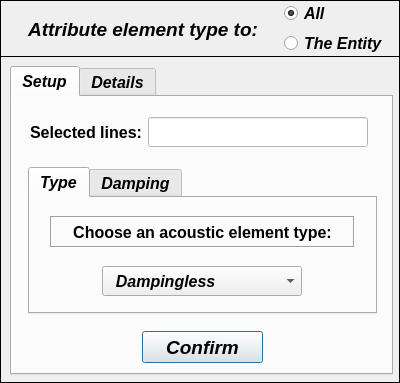
<?xml version="1.0" encoding="UTF-8"?>
<ui version="4.0">
 <class>Dialog</class>
 <widget class="QDialog" name="Dialog">
  <property name="windowModality">
   <enum>Qt::NonModal</enum>
  </property>
  <property name="geometry">
   <rect>
    <x>0</x>
    <y>0</y>
    <width>400</width>
    <height>383</height>
   </rect>
  </property>
  <property name="sizePolicy">
   <sizepolicy hsizetype="Fixed" vsizetype="Fixed">
    <horstretch>0</horstretch>
    <verstretch>0</verstretch>
   </sizepolicy>
  </property>
  <property name="minimumSize">
   <size>
    <width>400</width>
    <height>383</height>
   </size>
  </property>
  <property name="maximumSize">
   <size>
    <width>400</width>
    <height>383</height>
   </size>
  </property>
  <property name="contextMenuPolicy">
   <enum>Qt::DefaultContextMenu</enum>
  </property>
  <property name="windowTitle">
   <string> Set: Acoustic Element Type</string>
  </property>
  <property name="whatsThis">
   <string/>
  </property>
  <widget class="QFrame" name="frame_2">
   <property name="geometry">
    <rect>
     <x>0</x>
     <y>56</y>
     <width>400</width>
     <height>327</height>
    </rect>
   </property>
   <property name="sizePolicy">
    <sizepolicy hsizetype="Preferred" vsizetype="Preferred">
     <horstretch>40</horstretch>
     <verstretch>0</verstretch>
    </sizepolicy>
   </property>
   <property name="minimumSize">
    <size>
     <width>400</width>
     <height>327</height>
    </size>
   </property>
   <property name="maximumSize">
    <size>
     <width>400</width>
     <height>327</height>
    </size>
   </property>
   <property name="font">
    <font>
     <pointsize>12</pointsize>
     <italic>true</italic>
    </font>
   </property>
   <property name="frameShape">
    <enum>QFrame::Box</enum>
   </property>
   <property name="frameShadow">
    <enum>QFrame::Plain</enum>
   </property>
   <widget class="QTabWidget" name="tabWidget_general">
    <property name="geometry">
     <rect>
      <x>10</x>
      <y>10</y>
      <width>383</width>
      <height>309</height>
     </rect>
    </property>
    <property name="minimumSize">
     <size>
      <width>383</width>
      <height>309</height>
     </size>
    </property>
    <property name="maximumSize">
     <size>
      <width>383</width>
      <height>309</height>
     </size>
    </property>
    <property name="font">
     <font>
      <family>Arial</family>
      <pointsize>12</pointsize>
      <weight>75</weight>
      <italic>true</italic>
      <bold>true</bold>
     </font>
    </property>
    <property name="currentIndex">
     <number>0</number>
    </property>
    <widget class="QWidget" name="tab_setup">
     <attribute name="title">
      <string>Setup</string>
     </attribute>
     <widget class="QPushButton" name="pushButton_confirm">
      <property name="geometry">
       <rect>
        <x>130</x>
        <y>234</y>
        <width>121</width>
        <height>32</height>
       </rect>
      </property>
      <property name="minimumSize">
       <size>
        <width>121</width>
        <height>32</height>
       </size>
      </property>
      <property name="maximumSize">
       <size>
        <width>121</width>
        <height>32</height>
       </size>
      </property>
      <property name="font">
       <font>
        <family>Arial</family>
        <pointsize>14</pointsize>
        <weight>75</weight>
        <italic>true</italic>
        <bold>true</bold>
       </font>
      </property>
      <property name="text">
       <string>Confirm</string>
      </property>
     </widget>
     <widget class="QLineEdit" name="lineEdit_selected_ID">
      <property name="enabled">
       <bool>false</bool>
      </property>
      <property name="geometry">
       <rect>
        <x>136</x>
        <y>20</y>
        <width>220</width>
        <height>30</height>
       </rect>
      </property>
      <property name="minimumSize">
       <size>
        <width>220</width>
        <height>30</height>
       </size>
      </property>
      <property name="maximumSize">
       <size>
        <width>220</width>
        <height>30</height>
       </size>
      </property>
      <property name="font">
       <font>
        <family>Arial</family>
        <pointsize>11</pointsize>
        <weight>75</weight>
        <italic>true</italic>
        <bold>true</bold>
       </font>
      </property>
      <property name="focusPolicy">
       <enum>Qt::ClickFocus</enum>
      </property>
      <property name="styleSheet">
       <string notr="true">background-color: rgb(255, 255, 255);
color: rgb(0, 0, 0);</string>
      </property>
      <property name="text">
       <string/>
      </property>
      <property name="alignment">
       <set>Qt::AlignCenter</set>
      </property>
     </widget>
     <widget class="QLabel" name="label_3">
      <property name="geometry">
       <rect>
        <x>14</x>
        <y>22</y>
        <width>120</width>
        <height>26</height>
       </rect>
      </property>
      <property name="minimumSize">
       <size>
        <width>120</width>
        <height>26</height>
       </size>
      </property>
      <property name="maximumSize">
       <size>
        <width>120</width>
        <height>26</height>
       </size>
      </property>
      <property name="font">
       <font>
        <family>Arial</family>
        <pointsize>12</pointsize>
        <weight>75</weight>
        <italic>false</italic>
        <bold>true</bold>
       </font>
      </property>
      <property name="text">
       <string>Selected lines:</string>
      </property>
      <property name="textFormat">
       <enum>Qt::AutoText</enum>
      </property>
      <property name="alignment">
       <set>Qt::AlignCenter</set>
      </property>
     </widget>
     <widget class="QTabWidget" name="tabWidget_element_type">
      <property name="geometry">
       <rect>
        <x>16</x>
        <y>70</y>
        <width>349</width>
        <height>147</height>
       </rect>
      </property>
      <property name="currentIndex">
       <number>0</number>
      </property>
      <widget class="QWidget" name="tab_type">
       <attribute name="title">
        <string>Type</string>
       </attribute>
       <widget class="QLabel" name="label_2">
        <property name="geometry">
         <rect>
          <x>20</x>
          <y>18</y>
          <width>305</width>
          <height>32</height>
         </rect>
        </property>
        <property name="font">
         <font>
          <family>Arial</family>
          <pointsize>12</pointsize>
          <weight>75</weight>
          <italic>false</italic>
          <bold>true</bold>
         </font>
        </property>
        <property name="frameShape">
         <enum>QFrame::Box</enum>
        </property>
        <property name="frameShadow">
         <enum>QFrame::Sunken</enum>
        </property>
        <property name="midLineWidth">
         <number>0</number>
        </property>
        <property name="text">
         <string>Choose an acoustic element type:</string>
        </property>
        <property name="alignment">
         <set>Qt::AlignCenter</set>
        </property>
       </widget>
       <widget class="QComboBox" name="comboBox">
        <property name="geometry">
         <rect>
          <x>72</x>
          <y>68</y>
          <width>200</width>
          <height>30</height>
         </rect>
        </property>
        <property name="minimumSize">
         <size>
          <width>200</width>
          <height>30</height>
         </size>
        </property>
        <property name="maximumSize">
         <size>
          <width>200</width>
          <height>30</height>
         </size>
        </property>
        <property name="font">
         <font>
          <family>Arial</family>
          <pointsize>12</pointsize>
          <weight>75</weight>
          <italic>true</italic>
          <bold>true</bold>
         </font>
        </property>
        <property name="toolTip">
         <string>&lt;html&gt;&lt;head/&gt;&lt;body&gt;&lt;p align=&quot;justify&quot;&gt;&lt;br/&gt;&lt;/p&gt;&lt;/body&gt;&lt;/html&gt;</string>
        </property>
        <property name="layoutDirection">
         <enum>Qt::LeftToRight</enum>
        </property>
        <property name="autoFillBackground">
         <bool>false</bool>
        </property>
        <property name="styleSheet">
         <string notr="true"/>
        </property>
        <property name="currentText">
         <string>  Dampingless</string>
        </property>
        <property name="currentIndex">
         <number>0</number>
        </property>
        <property name="maxCount">
         <number>500</number>
        </property>
        <property name="insertPolicy">
         <enum>QComboBox::InsertAtBottom</enum>
        </property>
        <property name="sizeAdjustPolicy">
         <enum>QComboBox::AdjustToMinimumContentsLength</enum>
        </property>
        <property name="duplicatesEnabled">
         <bool>false</bool>
        </property>
        <item>
         <property name="text">
          <string>  Dampingless</string>
         </property>
        </item>
        <item>
         <property name="text">
          <string>  Hysteretic</string>
         </property>
        </item>
        <item>
         <property name="text">
          <string>  Wide-duct</string>
         </property>
        </item>
        <item>
         <property name="text">
          <string>  LRF fluid equivalent</string>
         </property>
        </item>
        <item>
         <property name="text">
          <string>  LRF full</string>
         </property>
        </item>
       </widget>
      </widget>
      <widget class="QWidget" name="tab_damping">
       <attribute name="title">
        <string>Damping</string>
       </attribute>
       <widget class="QLabel" name="label_18">
        <property name="geometry">
         <rect>
          <x>238</x>
          <y>70</y>
          <width>70</width>
          <height>26</height>
         </rect>
        </property>
        <property name="minimumSize">
         <size>
          <width>70</width>
          <height>0</height>
         </size>
        </property>
        <property name="maximumSize">
         <size>
          <width>70</width>
          <height>16777215</height>
         </size>
        </property>
        <property name="font">
         <font>
          <family>Arial</family>
          <pointsize>11</pointsize>
          <weight>75</weight>
          <italic>true</italic>
          <bold>true</bold>
         </font>
        </property>
        <property name="text">
         <string>[unit]</string>
        </property>
        <property name="alignment">
         <set>Qt::AlignCenter</set>
        </property>
       </widget>
       <widget class="QLabel" name="label_109">
        <property name="enabled">
         <bool>true</bool>
        </property>
        <property name="geometry">
         <rect>
          <x>38</x>
          <y>70</y>
          <width>90</width>
          <height>26</height>
         </rect>
        </property>
        <property name="minimumSize">
         <size>
          <width>90</width>
          <height>26</height>
         </size>
        </property>
        <property name="maximumSize">
         <size>
          <width>90</width>
          <height>26</height>
         </size>
        </property>
        <property name="font">
         <font>
          <family>Arial</family>
          <pointsize>12</pointsize>
          <weight>75</weight>
          <italic>true</italic>
          <bold>true</bold>
         </font>
        </property>
        <property name="mouseTracking">
         <bool>true</bool>
        </property>
        <property name="text">
         <string>&lt;html&gt;&lt;head/&gt;&lt;body&gt;&lt;p align=&quot;center&quot;&gt;hysteretic&lt;/p&gt;&lt;/body&gt;&lt;/html&gt;</string>
        </property>
        <property name="alignment">
         <set>Qt::AlignCenter</set>
        </property>
       </widget>
       <widget class="QLineEdit" name="lineEdit_hysteretic_damping">
        <property name="enabled">
         <bool>true</bool>
        </property>
        <property name="geometry">
         <rect>
          <x>132</x>
          <y>70</y>
          <width>100</width>
          <height>26</height>
         </rect>
        </property>
        <property name="minimumSize">
         <size>
          <width>100</width>
          <height>26</height>
         </size>
        </property>
        <property name="maximumSize">
         <size>
          <width>100</width>
          <height>26</height>
         </size>
        </property>
        <property name="font">
         <font>
          <family>Arial</family>
          <pointsize>11</pointsize>
          <weight>75</weight>
          <italic>true</italic>
          <bold>true</bold>
         </font>
        </property>
        <property name="text">
         <string/>
        </property>
        <property name="alignment">
         <set>Qt::AlignCenter</set>
        </property>
       </widget>
       <widget class="QLabel" name="label_5">
        <property name="geometry">
         <rect>
          <x>26</x>
          <y>18</y>
          <width>295</width>
          <height>32</height>
         </rect>
        </property>
        <property name="font">
         <font>
          <family>Arial</family>
          <pointsize>12</pointsize>
          <weight>75</weight>
          <italic>false</italic>
          <bold>true</bold>
         </font>
        </property>
        <property name="frameShape">
         <enum>QFrame::Box</enum>
        </property>
        <property name="frameShadow">
         <enum>QFrame::Sunken</enum>
        </property>
        <property name="midLineWidth">
         <number>0</number>
        </property>
        <property name="text">
         <string>Insert a value to the damping:</string>
        </property>
        <property name="alignment">
         <set>Qt::AlignCenter</set>
        </property>
       </widget>
      </widget>
     </widget>
    </widget>
    <widget class="QWidget" name="tab_details">
     <attribute name="title">
      <string>Details</string>
     </attribute>
     <widget class="QPushButton" name="pushButton_get_information">
      <property name="geometry">
       <rect>
        <x>270</x>
        <y>190</y>
        <width>90</width>
        <height>30</height>
       </rect>
      </property>
      <property name="minimumSize">
       <size>
        <width>90</width>
        <height>29</height>
       </size>
      </property>
      <property name="maximumSize">
       <size>
        <width>90</width>
        <height>30</height>
       </size>
      </property>
      <property name="font">
       <font>
        <family>Arial</family>
        <pointsize>11</pointsize>
        <weight>75</weight>
        <italic>true</italic>
        <bold>true</bold>
       </font>
      </property>
      <property name="text">
       <string>See details</string>
      </property>
     </widget>
     <widget class="QTreeWidget" name="treeWidget_element_type">
      <property name="geometry">
       <rect>
        <x>12</x>
        <y>58</y>
        <width>352</width>
        <height>165</height>
       </rect>
      </property>
      <property name="minimumSize">
       <size>
        <width>0</width>
        <height>0</height>
       </size>
      </property>
      <property name="maximumSize">
       <size>
        <width>1000</width>
        <height>1000</height>
       </size>
      </property>
      <property name="font">
       <font>
        <family>Arial</family>
        <pointsize>10</pointsize>
        <weight>75</weight>
        <italic>false</italic>
        <bold>true</bold>
       </font>
      </property>
      <property name="indentation">
       <number>0</number>
      </property>
      <column>
       <property name="text">
        <string>ELEMENT TYPE</string>
       </property>
       <property name="font">
        <font>
         <family>Arial</family>
         <pointsize>10</pointsize>
         <weight>75</weight>
         <bold>true</bold>
        </font>
       </property>
       <property name="textAlignment">
        <set>AlignCenter</set>
       </property>
      </column>
      <column>
       <property name="text">
        <string>LINES</string>
       </property>
       <property name="font">
        <font>
         <family>Arial</family>
         <pointsize>10</pointsize>
         <weight>75</weight>
         <bold>true</bold>
        </font>
       </property>
       <property name="textAlignment">
        <set>AlignCenter</set>
       </property>
      </column>
     </widget>
     <widget class="QLabel" name="label_4">
      <property name="geometry">
       <rect>
        <x>28</x>
        <y>16</y>
        <width>80</width>
        <height>26</height>
       </rect>
      </property>
      <property name="minimumSize">
       <size>
        <width>80</width>
        <height>26</height>
       </size>
      </property>
      <property name="maximumSize">
       <size>
        <width>80</width>
        <height>26</height>
       </size>
      </property>
      <property name="font">
       <font>
        <family>Arial</family>
        <pointsize>12</pointsize>
        <weight>75</weight>
        <italic>false</italic>
        <bold>true</bold>
       </font>
      </property>
      <property name="text">
       <string>Group</string>
      </property>
      <property name="textFormat">
       <enum>Qt::AutoText</enum>
      </property>
      <property name="alignment">
       <set>Qt::AlignCenter</set>
      </property>
     </widget>
     <widget class="QLineEdit" name="lineEdit_selected_group">
      <property name="enabled">
       <bool>false</bool>
      </property>
      <property name="geometry">
       <rect>
        <x>110</x>
        <y>14</y>
        <width>220</width>
        <height>30</height>
       </rect>
      </property>
      <property name="minimumSize">
       <size>
        <width>220</width>
        <height>30</height>
       </size>
      </property>
      <property name="maximumSize">
       <size>
        <width>220</width>
        <height>30</height>
       </size>
      </property>
      <property name="font">
       <font>
        <family>Arial</family>
        <pointsize>11</pointsize>
        <weight>75</weight>
        <italic>true</italic>
        <bold>true</bold>
       </font>
      </property>
      <property name="focusPolicy">
       <enum>Qt::ClickFocus</enum>
      </property>
      <property name="styleSheet">
       <string notr="true">background-color: rgb(255, 255, 255);
color: rgb(0, 0, 0);</string>
      </property>
      <property name="text">
       <string/>
      </property>
      <property name="alignment">
       <set>Qt::AlignCenter</set>
      </property>
     </widget>
     <zorder>treeWidget_element_type</zorder>
     <zorder>pushButton_get_information</zorder>
     <zorder>label_4</zorder>
     <zorder>lineEdit_selected_group</zorder>
    </widget>
   </widget>
  </widget>
  <widget class="QFrame" name="frame">
   <property name="geometry">
    <rect>
     <x>0</x>
     <y>0</y>
     <width>400</width>
     <height>57</height>
    </rect>
   </property>
   <property name="minimumSize">
    <size>
     <width>400</width>
     <height>57</height>
    </size>
   </property>
   <property name="maximumSize">
    <size>
     <width>450</width>
     <height>57</height>
    </size>
   </property>
   <property name="frameShape">
    <enum>QFrame::Box</enum>
   </property>
   <property name="frameShadow">
    <enum>QFrame::Plain</enum>
   </property>
   <property name="lineWidth">
    <number>1</number>
   </property>
   <widget class="QLabel" name="label">
    <property name="geometry">
     <rect>
      <x>18</x>
      <y>14</y>
      <width>250</width>
      <height>30</height>
     </rect>
    </property>
    <property name="font">
     <font>
      <family>Arial</family>
      <pointsize>14</pointsize>
      <weight>75</weight>
      <italic>true</italic>
      <bold>true</bold>
     </font>
    </property>
    <property name="text">
     <string>Attribute element type to:</string>
    </property>
    <property name="textFormat">
     <enum>Qt::AutoText</enum>
    </property>
    <property name="alignment">
     <set>Qt::AlignCenter</set>
    </property>
   </widget>
   <widget class="QWidget" name="verticalLayoutWidget_2">
    <property name="geometry">
     <rect>
      <x>284</x>
      <y>2</y>
      <width>112</width>
      <height>53</height>
     </rect>
    </property>
    <layout class="QVBoxLayout" name="verticalLayout_2">
     <item>
      <widget class="QRadioButton" name="radioButton_all">
       <property name="enabled">
        <bool>true</bool>
       </property>
       <property name="minimumSize">
        <size>
         <width>110</width>
         <height>21</height>
        </size>
       </property>
       <property name="maximumSize">
        <size>
         <width>100</width>
         <height>25</height>
        </size>
       </property>
       <property name="font">
        <font>
         <family>Arial</family>
         <pointsize>12</pointsize>
         <weight>75</weight>
         <italic>true</italic>
         <bold>true</bold>
         <stylestrategy>PreferAntialias</stylestrategy>
        </font>
       </property>
       <property name="focusPolicy">
        <enum>Qt::ClickFocus</enum>
       </property>
       <property name="text">
        <string>All</string>
       </property>
       <property name="checked">
        <bool>true</bool>
       </property>
      </widget>
     </item>
     <item>
      <widget class="QRadioButton" name="radioButton_entity">
       <property name="minimumSize">
        <size>
         <width>110</width>
         <height>21</height>
        </size>
       </property>
       <property name="maximumSize">
        <size>
         <width>100</width>
         <height>25</height>
        </size>
       </property>
       <property name="font">
        <font>
         <family>Arial</family>
         <pointsize>12</pointsize>
         <weight>75</weight>
         <italic>true</italic>
         <bold>true</bold>
         <stylestrategy>PreferAntialias</stylestrategy>
        </font>
       </property>
       <property name="focusPolicy">
        <enum>Qt::ClickFocus</enum>
       </property>
       <property name="text">
        <string>The Entity</string>
       </property>
       <property name="checked">
        <bool>false</bool>
       </property>
      </widget>
     </item>
    </layout>
   </widget>
  </widget>
 </widget>
 <resources/>
 <connections/>
</ui>
